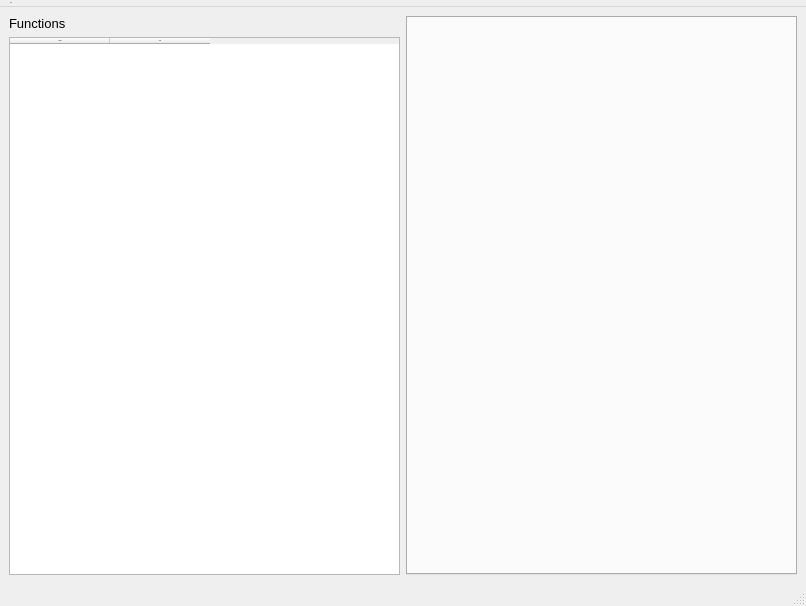
<?xml version="1.0" encoding="UTF-8"?>
<ui version="4.0">
 <class>Disassembler</class>
 <widget class="QMainWindow" name="Disassembler">
  <property name="geometry">
   <rect>
    <x>0</x>
    <y>0</y>
    <width>806</width>
    <height>606</height>
   </rect>
  </property>
  <property name="font">
   <font>
    <family>Segoe UI</family>
    <pointsize>-1</pointsize>
   </font>
  </property>
  <property name="windowTitle">
   <string>MainWindow</string>
  </property>
  <widget class="QWidget" name="centralwidget">
   <property name="font">
    <font>
     <family>Segoe UI</family>
     <pointsize>-1</pointsize>
    </font>
   </property>
   <layout class="QHBoxLayout" name="horizontalLayout">
    <item>
     <layout class="QVBoxLayout" name="verticalLayout">
      <property name="leftMargin">
       <number>0</number>
      </property>
      <item>
       <widget class="QLabel" name="lblFunctions">
        <property name="font">
         <font>
          <family>Segoe UI</family>
          <pointsize>10</pointsize>
         </font>
        </property>
        <property name="text">
         <string>Functions</string>
        </property>
       </widget>
      </item>
      <item>
       <widget class="QTableWidget" name="funcTable">
        <property name="minimumSize">
         <size>
          <width>300</width>
          <height>0</height>
         </size>
        </property>
        <property name="maximumSize">
         <size>
          <width>500</width>
          <height>16777215</height>
         </size>
        </property>
        <property name="font">
         <font>
          <family>Calibri</family>
          <pointsize>-1</pointsize>
         </font>
        </property>
        <property name="columnCount">
         <number>2</number>
        </property>
        <attribute name="verticalHeaderVisible">
         <bool>false</bool>
        </attribute>
        <column>
         <property name="text">
          <string>Address</string>
         </property>
        </column>
        <column>
         <property name="text">
          <string>Name</string>
         </property>
        </column>
       </widget>
      </item>
     </layout>
    </item>
    <item>
     <widget class="QTabWidget" name="tabWidget">
      <property name="font">
       <font>
        <family>Segoe UI</family>
        <pointsize>-1</pointsize>
       </font>
      </property>
      <property name="currentIndex">
       <number>-1</number>
      </property>
     </widget>
    </item>
   </layout>
  </widget>
  <widget class="QMenuBar" name="menubar">
   <property name="geometry">
    <rect>
     <x>0</x>
     <y>0</y>
     <width>806</width>
     <height>19</height>
    </rect>
   </property>
   <widget class="QMenu" name="menuFile">
    <property name="title">
     <string>File</string>
    </property>
    <addaction name="actionOpen"/>
    <addaction name="actionOpenRecent"/>
    <addaction name="separator"/>
    <addaction name="actionExit"/>
   </widget>
   <addaction name="menuFile"/>
  </widget>
  <widget class="QStatusBar" name="statusbar"/>
  <action name="actionOpen">
   <property name="text">
    <string>Open</string>
   </property>
  </action>
  <action name="actionOpenRecent">
   <property name="text">
    <string>Open recent</string>
   </property>
  </action>
  <action name="actionExit">
   <property name="text">
    <string>Exit</string>
   </property>
  </action>
 </widget>
 <resources/>
 <connections/>
</ui>
